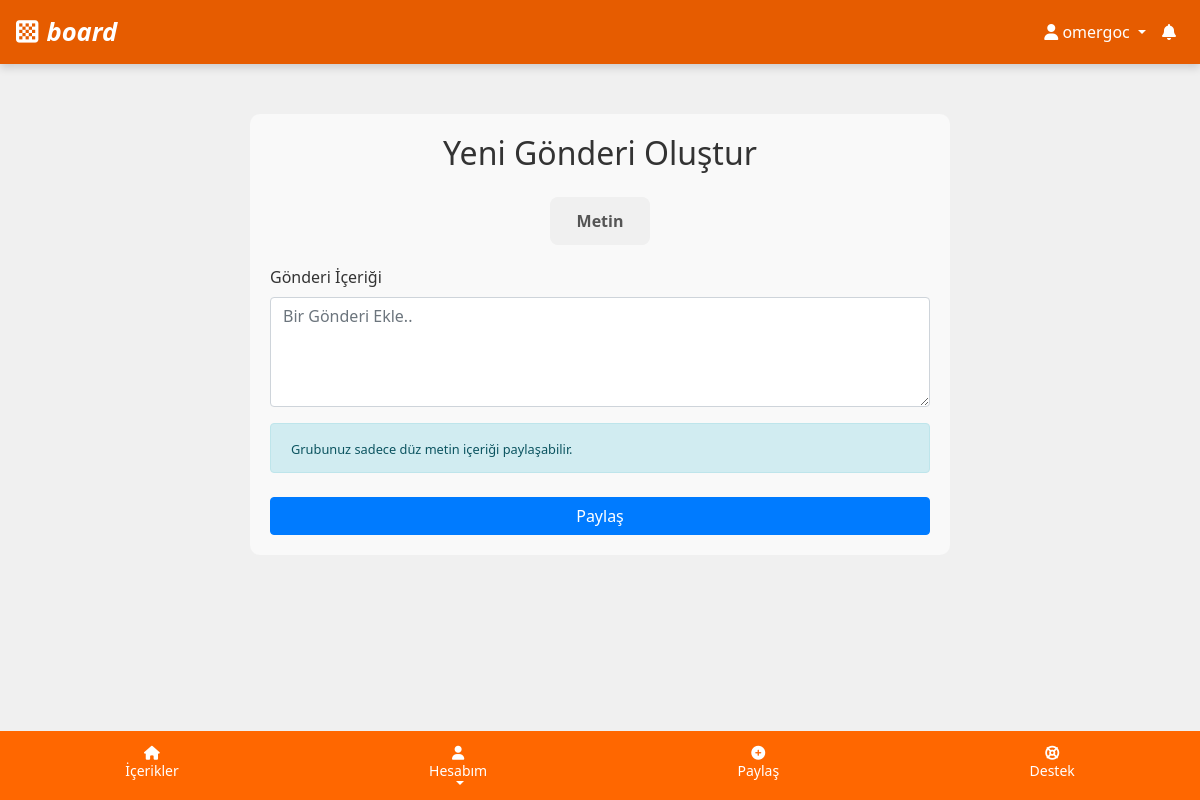
The page /create/ (signed in) on the database as committed earlier.
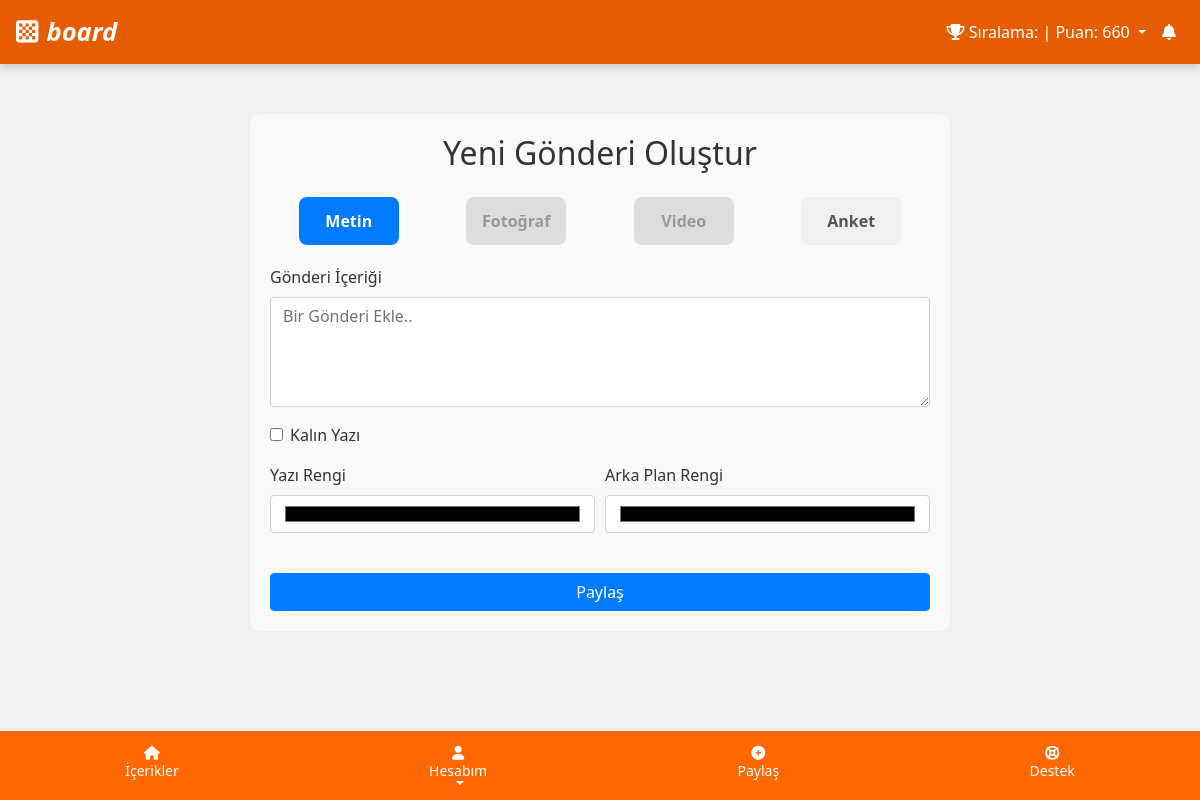
The same page on the database as committed later.
### users/models.py (models this page shows, shortened)
class CustomUser(AbstractUser):
    team = models.ForeignKey('Team', on_delete=models.SET_NULL, null=True, blank=True, related_name='members')
    registration_code = models.CharField('Kayıt Kodu', max_length=6, unique=True, null=True, blank=True)
    gender = models.CharField('Cinsiyet', max_length=10, choices=[('male', 'Erkek'), ('female', 'Kadın'), ('other', 'Diğer')])
    avatar = models.CharField('Avatar', max_length=100, null=True, blank=True)
    registration_code_used = models.CharField('Kullanılan Kayıt Kodu', max_length=6, null=True, blank=True)
    progress = models.OneToOneField(Progress, on_delete=models.CASCADE, null=True, blank=True, related_name='user_progress')
    group = models.ForeignKey('Group', on_delete=models.SET_NULL, null=True, blank=True, related_name='members')
    class Meta:
        verbose_name = 'Kullanıcı'
        verbose_name_plural = 'Kullanıcılar'

### posts/views.py (the view)
# urls.py: path('create/', post_create_view, name='post_create'),
@login_required(login_url='login')
def post_create_view(request):
    progress, created = Progress.objects.get_or_create(user=request.user)
    group_name = request.user.group.name if request.user.group else None
    group_features = get_group_features(group_name)
    if not group_features['has_features']:
        messages.warning(request, "Üzgünüz, içerik oluşturma özelliği grubunuz için kullanılamaz.")
        return redirect('home')
    text_only_groups = ['E', 'F']
    is_text_only_group = group_name in text_only_groups
    if request.method == 'POST':
        form = PostForm(request.POST, request.FILES, user=request.user)
        if form.is_valid():
            post_type = form.cleaned_data.get('post_type')
            if is_text_only_group:
                if post_type != 'text':
                    messages.error(request, "Grubunuz sadece metin paylaşımı yapabilir.")
                    return redirect('post_create')
                if form.cleaned_data.get('is_bold') or form.cleaned_data.get('text_color') or form.cleaned_data.get('bg_color'):
                    messages.error(request, "Grubunuz sadece düz metin paylaşımı yapabilir.")
                    return redirect('post_create')
            else:
                if form.cleaned_data.get('is_bold') and not progress.can_use_bold_text():
                    messages.error(request, "Kalın yazı kullanmak için seviye 2 gerekiyor.")
                    return redirect('post_create')
                text_color = form.cleaned_data.get('text_color')
                if text_color != "#000000":
                    if not progress.can_use_background():
                        messages.error(request, "Renkli yazı kullanmak için seviye 3 gerekiyor.")
                        return redirect('post_create')
                bg_color = form.cleaned_data.get('bg_color')
                if bg_color != "#000000":
                    if not progress.can_use_background():
                        messages.error(request, "Arka plan rengi kullanmak için seviye 4 gerekiyor.")
                        return redirect('post_create')
                if post_type == 'photo' and not progress.can_share_photo():
                    messages.error(request, "Fotoğraf paylaşmak için seviye 6 gerekiyor.")
                    return redirect('post_create')
                if post_type == 'video' and not progress.can_share_video():
                    messages.error(request, "Video paylaşmak için seviye 8 gerekiyor.")
                    return redirect('post_create')
                if post_type == 'poll' and not progress.can_share_gif():
                    messages.error(request, "Anket oluşturmak için seviye 5 gerekiyor.")
                    return redirect('post_create')
            post = form.save(commit=False)
            post.user = request.user
            post.approved = False  # Otomatik onay
            post.save()
            messages.success(request, "Gönderiniz başarıyla oluşturuldu.Moderatör Onayından Sonra Gözükecektir.")
            return redirect('post_list')
    else:
        form = PostForm(user=request.user)
    context = {
        'form': form,
        'level': progress.level,
        'is_text_only_group': is_text_only_group
    }
    return render(request, 'post_create.html', context)

### posts/templatetags/custom_filters.py (called while the page is built)
@register.filter
def has_second_survey_due(user):
    try:
        return user.survey_completion.is_second_survey_due()
    except:
        return False

### users/models.py (called while the page is built, shortened)
    def get_level_progress_text(self):
        current_level_threshold = self.LEVEL_THRESHOLDS.get(self.level, 0)
        next_level_threshold = self.LEVEL_THRESHOLDS.get(self.level + 1, current_level_threshold)
        if next_level_threshold == current_level_threshold:
            return f"Seviye {self.level} (Maksimum)"
        progress_in_level = self.points - current_level_threshold
        points_needed_for_next_level = next_level_threshold - current_level_threshold
        return f"Seviye {self.level} ({progress_in_level}/{points_needed_for_next_level})"

    def is_second_survey_due(self):
        if not self.completed or self.second_survey_completed:
            return False

### users/utils.py (called while the page is built)
def get_leaderboard_url(user):
    if not user.group:
        return None  # Grup yoksa leaderboard URL'si de yok
    if user.group.name in ['A', 'B']:
        return reverse('group_leaderboard')
    elif user.group.name in ['C', 'D', 'F']:
        return reverse('team_leaderboard')
    else:
        return None

### templates/post_create.html (shortened to what this page needs)
{% extends 'base.html' %}
{% load static %}
{% block content %}
<div class="form-container">
    <h2 class="mb-4 text-center">Yeni Gönderi Oluştur</h2>
    {% if is_text_only_group %}
    <div class="post-type-options">
        <div class="post-type-option active" id="pt-text" data-type="text">Metin</div>
    </div>
    {% else %}
    <div class="post-type-options">
        <div class="post-type-option" id="pt-text" data-type="text">Metin</div>
        <div class="post-type-option {% if level < 6 %}disabled{% endif %}" id="pt-photo" data-type="photo">Fotoğraf</div>
        <div class="post-type-option {% if level < 8 %}disabled{% endif %}" id="pt-video" data-type="video">Video</div>
        <div class="post-type-option {% if level < 5 %}disabled{% endif %}" id="pt-poll" data-type="poll">Anket</div>
    </div>
    {% endif %}
    <form method="post" enctype="multipart/form-data" id="postForm">
        <div class="form-group">
            <label for="id_content">Gönderi İçeriği</label>
            {{ form.content }}
        </div>
        {% if not is_text_only_group %}
        <div class="form-group">
            <div class="form-check">
                {{ form.is_bold }}
                <label class="form-check-label" for="id_is_bold">Kalın Yazı</label>
            </div>
        </div>
        <div class="form-row">
            <div class="form-group col-md-6">
                <label for="id_text_color">Yazı Rengi</label>
                {{ form.text_color }}
            </div>
            <div class="form-group col-md-6">
                <label for="id_bg_color">Arka Plan Rengi</label>
                {{ form.bg_color }}
            </div>
        </div>
        {% else %}
        <div class="alert alert-info mt-3">
            <small>Grubunuz sadece düz metin içeriği paylaşabilir.</small>
        </div>
        {% endif %}
        <button type="submit" class="btn btn-primary btn-block mt-4">Paylaş</button>
    </form>
</div>
{% endblock %}

### templates/base.html (shortened to what this page needs)
{% load static %}
{% load custom_filters %}
<!DOCTYPE html>
<html lang="tr">
<head>
    <link href="https://stackpath.bootstrapcdn.com/bootstrap/4.5.2/css/bootstrap.min.css" rel="stylesheet">
    <link rel="stylesheet" href="https://cdnjs.cloudflare.com/ajax/libs/font-awesome/6.4.0/css/all.min.css" />
</head>
<body>
    <nav class="navbar navbar-expand-lg navbar-light">
        <a class="navbar-brand d-flex align-items-center" href="/">
            <i class="fas fa-chess-board" style="color: white; font-size: 1.6rem; margin-right: 8px;"></i>
            <span style="color: white; font-style: italic; font-size: 1.6rem;">
                board
            </span>
        </a>
        <div class="collapse navbar-collapse" id="mobileNavbar">
            <ul class="navbar-nav ml-auto">
                {% if not request.user.is_authenticated %}
                    <li class="nav-item">
                        <a class="nav-link" href="{% url 'register' %}">Kayıt Ol</a>
                    </li>
                    <li class="nav-item">
                        <a class="nav-link" href="{% url 'login' %}">Giriş Yap</a>
                    </li>
                {% else %}
                    <li class="nav-item dropdown">
                        <a class="nav-link dropdown-toggle" href="#" id="userDropdown" role="button" data-toggle="dropdown" aria-haspopup="true" aria-expanded="false">
                            {% if show_leaderboard %}
                                <i class="fas fa-trophy"></i> Sıralama: {{ ranking_info.rank }} | Puan: {{ points }}
                            {% elif show_progress_bar %}
                                <i class="fas fa-signal"></i> Seviye: {{ level }} | Puan: {{ points }}
                            {% else %}
                                <i class="fas fa-user"></i> {{ request.user.username }}
                            {% endif %}
                        </a>
                        <div class="dropdown-menu dropdown-menu-right" aria-labelledby="userDropdown">
                            <li class="nav-item dropdown">
                                <a class="nav-link position-relative" href="#" id="notificationsDropdown" role="button" data-toggle="dropdown" aria-haspopup="true" aria-expanded="false">
                                    <i class="fas fa-bell"></i>
                                </a>
                            </li>
                        </div>
                    </li>
                {% endif %}
            </ul>
        </div>
    </nav>
    <div class="container mt-1 mb-5">
        {% block content %}{% endblock %}
    </div>
{% if request.user.is_authenticated %}
<div class="footer">
    <a href="{% url 'post_list' %}" class="footer-link">
        <i class="fas fa-home"></i>
        <span>İçerikler</span>
    </a>
    <div class="dropdown">
        <a href="#" class="footer-link dropdown-toggle" id="footerProfileDropdown" data-toggle="dropdown" aria-haspopup="true" aria-expanded="false">
            <i class="fas fa-user"></i>
            <span>Hesabım</span>
        </a>
    </div>
    <a href="{% url 'post_create' %}" class="footer-link">
        <i class="fas fa-plus-circle"></i>
        <span>Paylaş</span>
    </a>
    <a href="{% url 'support_request_list' %}" class="footer-link">
        <i class="fas fa-life-ring"></i>
        <span>Destek</span>
    </a>
</div>
{% endif %}
</body>
</html>

Rows that differ between the two databases and show on the page:
no longer on this page (row edited): CustomUser: user.username "omergoc"
Other text that changed with them:
{{ points }}: (not shown) → "660"
form field is_bold: (not shown) → "☐"
form field text_color: (not shown) → "#000000"
form field bg_color: (not shown) → "#000000"
text no longer shown: "Grubunuz sadece düz metin içeriği paylaşabilir."
text now shown: "Sıralama: | Puan: Fotoğraf Video Anket Kalın Yazı Yazı Rengi Arka Plan Rengi"
